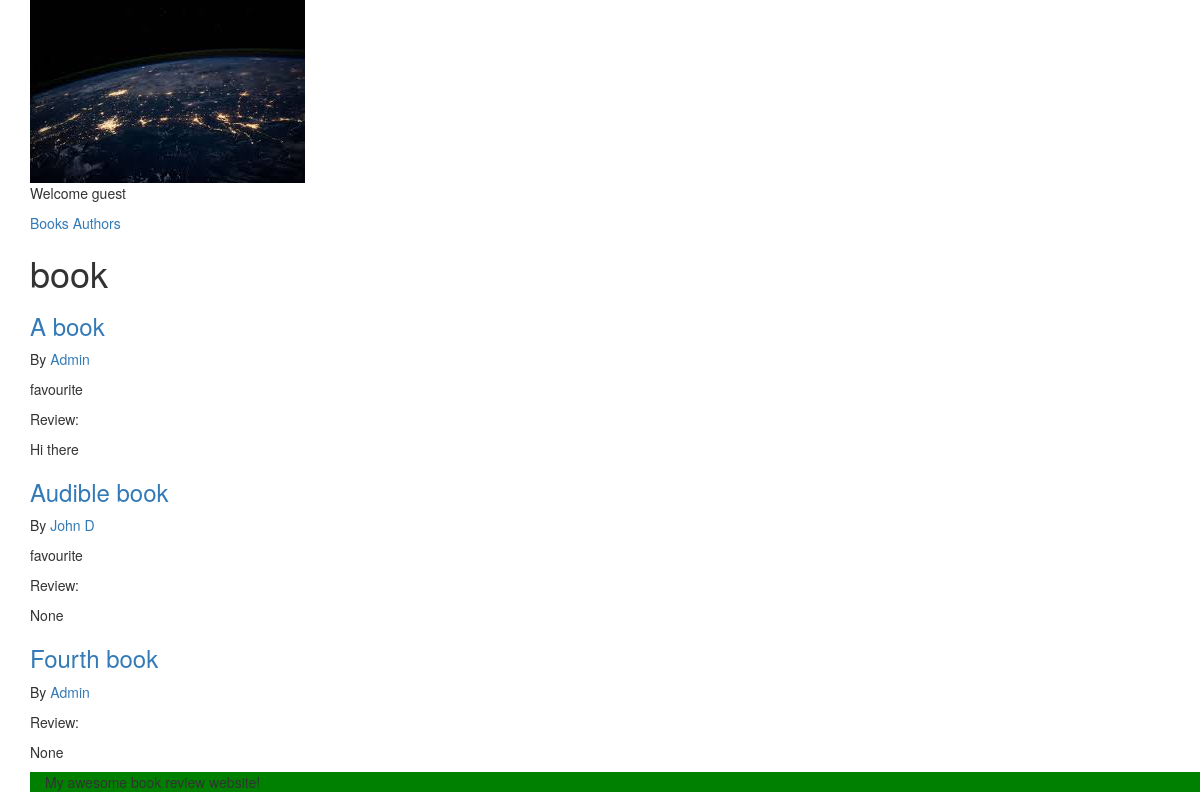
Before: / with the older database file.
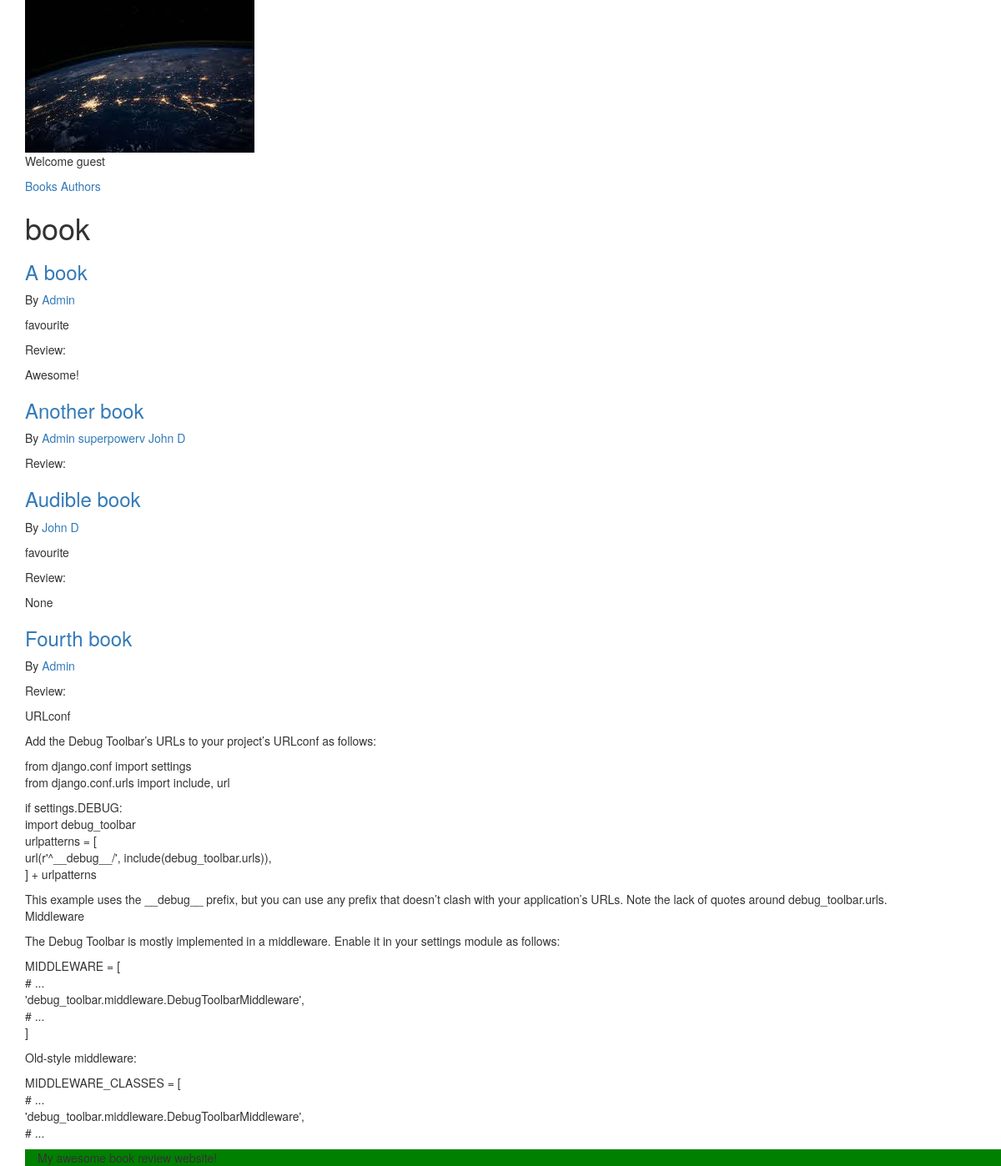
After: the same page with the newer database file.
### books/models.py (models this page shows, shortened)
class Book(models.Model):
	title = models.CharField(max_length=150)
	authors = models.ManyToManyField("Author", related_name="books")
	review =models.TextField(blank=True, null=True)
	date_reviewed = models.DateTimeField(blank=True, null=True)
	is_favourite = models.BooleanField(default=False, verbose_name='Favourite?')

class Author(models.Model):
	name = models.CharField(max_length=70,
		help_text='use pen name, not real name',
		unique=True)

### books/views.py (the view)
# urls.py: url('^$', list_books, name='books'),
def list_books(request):
	books = Book.objects.exclude(date_reviewed__isnull=True
												).prefetch_related('authors')
	context = {'books': books }
	return render(request,'list.html',context)

### books/templates/list.html
{% extends "base.html" %}
{% load humanize %}
  {% block content %}
  <h1> {{ book.count|apnumber|title }} book{{ book.count|pluralize }}</h1>
  {% for book in books %}
     {% include "book-detail.html" %}
   {% endfor %}
  {% endblock %}

### books/templates/book-detail.html
				<div class='book'>
					<h3><a href="{% url 'book-detail' book.pk %}">
						{{ book.title }}</a></h3>
					<p>By {% for author in book.authors.all %}
			    		<a href="{% url 'author-detail' author.pk %}"> {{ author.name }}</a>
			    	{% endfor %}</p>
					{%  if book.is_favourite %}
					<p class='highlight'> favourite </p>
					{% endif %}
					<p>Review: {{ book.review|linebreaks }}</p>
			    </div>

Changed rows visible on the page:
changed Book "A book": review "Hi there" → "Awesome!"
now on this page (row edited): Book: title "Another book", Author (name "Admin"), Author (name "John D")
now on this page (row unchanged): Author: name "superpowerv", shown under "Another book"
changed Book "Fourth book": review "None" → "URLconf Add the Debug Toolbar’s URLs to your project’s URLconf as follows: from django.conf import settings from django.conf.urls import include, url if settings.DEBUG: import debug_toolbar urlpatterns = [ url(r'^__debug__/', include(debug_toolbar.urls)), ] + urlpatterns This example uses the __debug__ prefix, but you can use any prefix that doesn’t clash with your application’s URLs. Note the lack of quotes around debug_toolbar.urls. Middleware The Debug Toolbar is mostly implemented in a middleware. Enable it in your settings module as follows: MIDDLEWARE = [ # ... 'debug_toolbar.middleware.DebugToolbarMiddleware', # ... ] Old-style middleware: MIDDLEWARE_CLASSES = [ # ...…"
